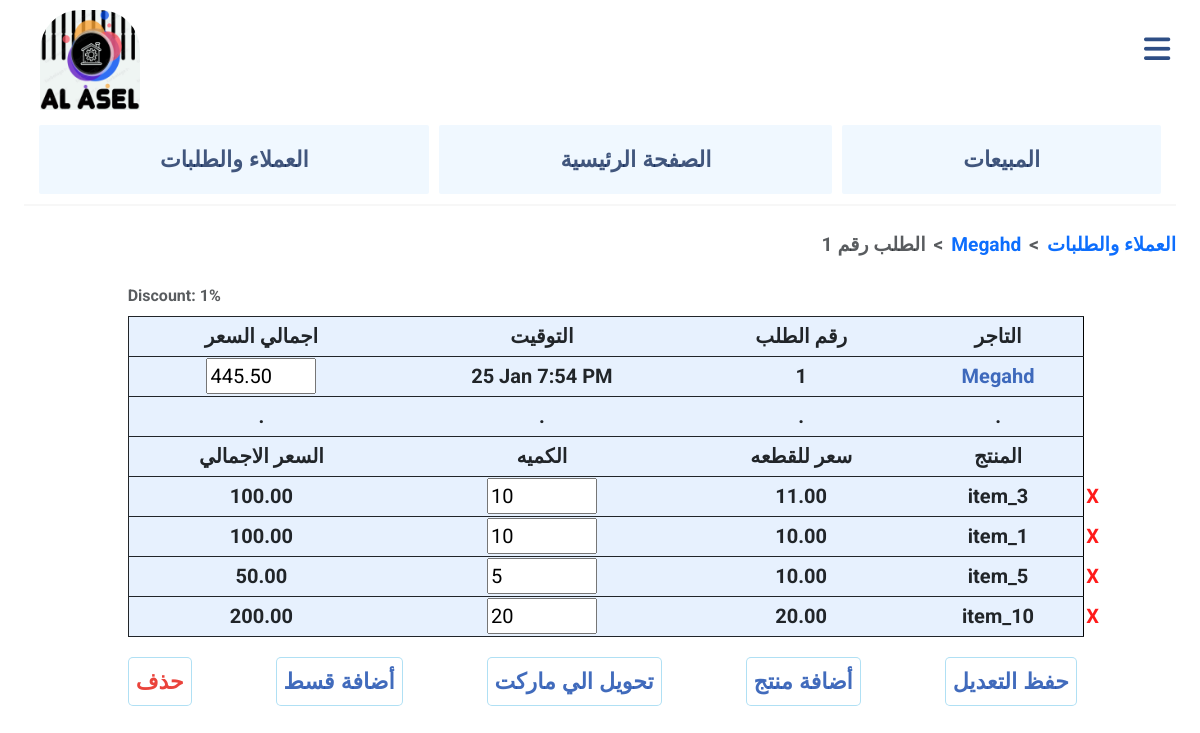
The app's page /order_info/1 (signed in), older data.
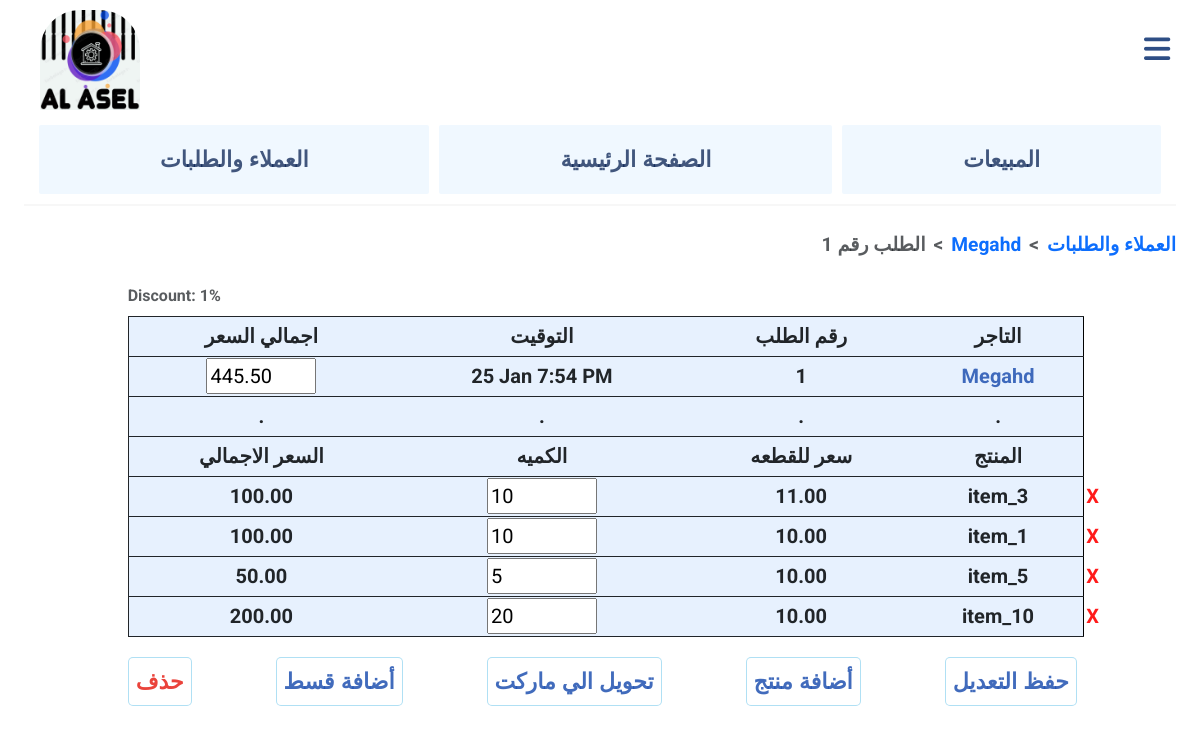
The same page, newer data.
### main/models.py (models this page shows, shortened)
class OrderItem(models.Model):
    order = models.ForeignKey(Order, on_delete=models.CASCADE, related_name='order_items')
    item = models.ForeignKey(Item, on_delete=models.CASCADE, related_name='order_itemss')
    quantity = models.PositiveIntegerField()
    real_price = models.DecimalField(max_digits=10, decimal_places=2, blank=True, null=True)
    gomla_price = models.DecimalField(max_digits=10, decimal_places=2, blank=True, null=True)
    market_price = models.DecimalField(max_digits=10, decimal_places=2, blank=True, null=True)
    profit = models.DecimalField(max_digits=10, decimal_places=2, default=0, null=True, blank=True)
    def __str__(self):
        return f"{self.quantity} x {self.item} in Order #{self.order.id} - Price: {self.real_price}"

class Item(models.Model):
    category = models.ForeignKey(Category, on_delete=models.CASCADE, related_name="items", null=True)
    name = models.CharField(max_length=64, unique=True)
    real_price = models.DecimalField(max_digits=10, decimal_places=2, validators=[MinValueValidator(0.00)])
    gomla_price = models.DecimalField(max_digits=6, decimal_places=2, validators=[MinValueValidator(0.00)])
    market_price = models.DecimalField(max_digits=6, decimal_places=2, validators=[MinValueValidator(0.00)])
    stock_quantity = models.PositiveIntegerField(default = 0)
    used_quantity = models.PositiveIntegerField(default = 0)
    quantity = models.PositiveIntegerField(default = 0)
    def __str__(self):
        return f"{self.name}: {self.quantity}"

### main/views.py (the view)
# urls.py: path("order_info/<int:order_id>", views.order_info, name="order_info"),
@login_required(login_url="/login/")
def order_info(request, order_id):
    order = get_order(order_id)
    if not order:
        return HttpResponseRedirect(f"/order_error/{order_id}")
    order_items = OrderItem.objects.filter(order=order)
    return render(request, "main/order_info.html", {
        "order":order,
        "order_items":order_items,
    })

### main/views.py (called while the page is built)
def get_order(order_id):
    try:
        order = Order.objects.get(id=order_id)
    except Order.DoesNotExist:
        return None
    return order

### main/templates/main/order_info.html (shortened to what the changed rows need)
{% extends "main/layout.html" %}
{% load static %}
{% block body %}
<div class="order_info_table">
  <form action="{% url 'main:edit_order' order.id %}" method="post">
    <div class="order_info_table_table">
      <table class="caption-top">
        {% if order_items %}
          <div>
            <caption style="text-align: left;" id="discount_id" data-persent="{{order.discount}}">Discount: {{ order.discount }}%</caption>
          </div>
        {% endif %}
        <thead>
          <tr>
            <th class="left_td">اجمالي السعر</th>
            <th>التوقيت</th>
            <th>رقم الطلب</th>
            <th>التاجر</th>
            <th class="td_button"></th>
          </tr>
        </thead>
        <tbody>
            {% for order_item in order_items %}
              <tr>
                {% if order.is_gomla %}
                  <td class="left_td">{{ order_item.gomla_price }}</td>
                {% else %}
                  <td class="left_td">{{ order_item.market_price }}</td>
                {% endif %}
                <td>
                  <input type="number"
                          name="quantity_{{ order_item }}"
                          value="{{ order_item.quantity }}"
                          min="0"
                          onclick="updateMaxQuantity(this, {{ order_item.quantity }}, {{ order_item.item.quantity }})">
                </td>
                {% if order.is_gomla %}
                <td>{{ order_item.item.gomla_price }}</td>
                {% else %}
                <td>{{ order_item.item.market_price }}</td>
                {% endif %}
                  <td>{{ order_item.item.name }}</td>
                  <td class="td_button">
                    <a data-id={{ order_item.id }} href="{% url 'main:delete_order_item' order_item.id %}" class="delete_item">X</a>
                  </td>
              </tr>
            {% endfor %}
        </tbody>
      </table>
    </div>
  </form>
</div>
{% endblock %}

Row changes from the older to the newer data that the page shows:
changed through a linked row, OrderItem "item_10": item.gomla_price "20.00" → "10.00"
